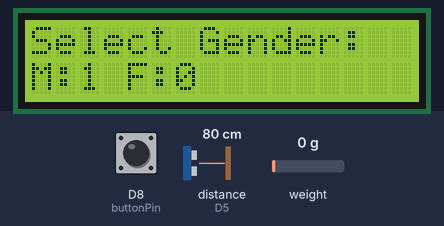
Simulated run of this sketch. Board: ESP8266 (NodeMCU). Shown: 16×2 character LCD. The test bench sets the inputs (shaded band); at power-on: D8 (buttonPin) HIGH, weight on the scale 0 g, distance to the obstacle (sensor on D5) 80 cm. The echo pulse lasts 58.3 µs per cm; WiFi joins after 1.5 s; servers stay silent unless stated; uploads are accepted with an empty reply; what the sketch prints to the serial monitor is not drawn.

Above: at 5.1 s.
5.2 s: D8 (buttonPin) pulled LOW for 3.2 s
At 6.6 s:
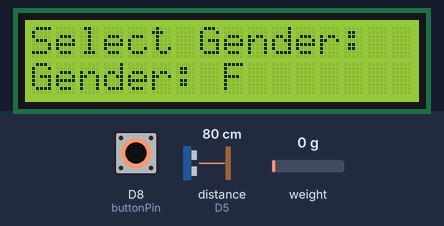
11.4 s: weight on the scale set to 1250 g
At 15.2 s:
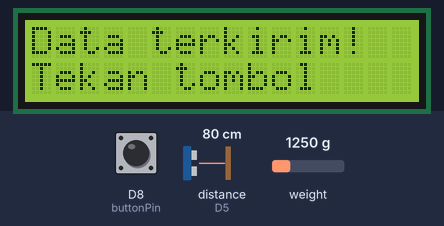
17.4 s: D8 (buttonPin) pulled LOW for 0.15 s
At 18.6 s:
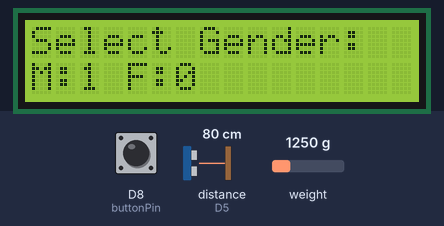
19.0 s: D8 (buttonPin) pulled LOW for 1 s
At 19.5 s:
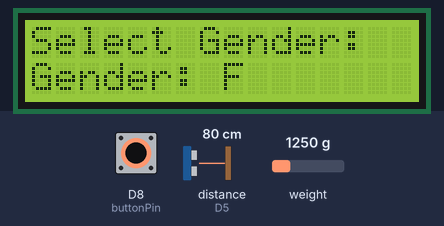
21.5 s: D8 (buttonPin) pulled LOW for 0.15 s
At 22.6 s:
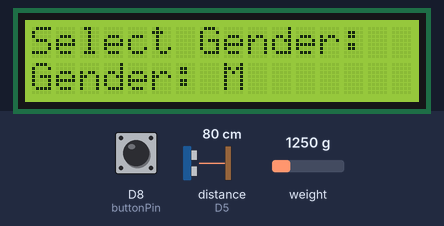
Timing chart, 0 to 24.1 s (numbered marks = the images above; inputs shaded):
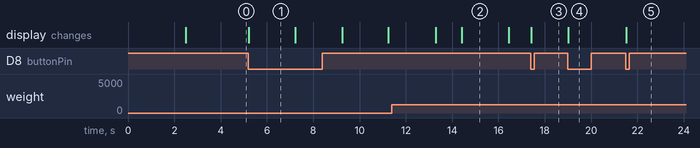

The sketch:

berat_badan_ideal.ino
```cpp
#include <HX711_ADC.h>
#include <Wire.h>
#include <LiquidCrystal_I2C.h>
#include <NewPing.h>
#include <ESP8266WiFi.h>
#include <ESP8266HTTPClient.h>
#include <WiFiClientSecure.h>

// Konfigurasi pin untuk HX711
const int HX711_dout = D7; // MCU > HX711 dout pin
const int HX711_sck = D6; // MCU > HX711 sck pin

// Konfigurasi pin untuk sensor ultrasonik
#define TRIGGER_PIN  D4
#define ECHO_PIN     D5
#define MAX_DISTANCE 200

// Konfigurasi pin untuk push button
const int buttonPin = D8; // Pin untuk push button
int gender = -1; // Variabel untuk menyimpan jenis kelamin (0 untuk perempuan, 1 untuk laki-laki)
bool buttonPressed = false; // Flag untuk menandai apakah tombol sudah ditekan
bool genderSelected = false; // Flag untuk menandai apakah gender sudah dipilih
bool measurementCompleted = false; // Flag untuk menandai apakah pengukuran selesai
unsigned long buttonPressTime = 0; // Waktu saat tombol terakhir kali ditekan
const unsigned long debounceDelay = 200; // Debounce delay
const unsigned long confirmDelay = 2000; // Delay untuk konfirmasi pemilihan gender

// WiFi configuration
const char* ssid = "wifi";
const char* password = "kucin123";

// Google Script Deployment URL
const char* serverName = "https://script.google.com/macros/s/AKfycbyskWKwaIc9q7xwFHFFgNbhlvMHrMtzzfgGD9Wrbx3on5j-Lq148tRmaHgAe3Jz9N0/exec";

// SHA-1 fingerprint of the server certificate
const char* fingerprint = "5E:16:23:DF:7D:42:8E:61:6E:AA:4A:CC:FB:08:1A:B9:8F:FA:E0:A2";

// Inisialisasi HX711 dan LCD
HX711_ADC Loadcell(HX711_dout, HX711_sck);
LiquidCrystal_I2C lcd(0x27, 16, 2); // Set the LCD I2C address (0x27) and LCD size (16x2)
NewPing sonar(TRIGGER_PIN, ECHO_PIN, MAX_DISTANCE);

WiFiClientSecure wifiClient;

float lastWeight = 0; // Variabel untuk menyimpan nilai berat terakhir
float lastDistance = 0; // Variabel untuk menyimpan nilai jarak terakhir
float threshold = 0.1; // Ambang batas perubahan berat yang signifikan (dalam kg)
const long interval = 100; // Interval waktu antara pengukuran (ms)
const int stableReadingsRequired = 5; // Jumlah pembacaan stabil yang dibutuhkan
int stableCount = 0; // Counter untuk jumlah pembacaan stabil
bool dataSent = false; // Flag untuk menandai apakah data sudah dikirim

unsigned long lastTime = 0;
bool initialReadingsDone = false;

void setup() {
  Serial.begin(9600);

  // Inisialisasi HX711
  Loadcell.begin(); // start connection to HX711
  Loadcell.start(2000); // load cell gets 2000ms of time to stabilize
  Loadcell.setCalFactor(22.3813); // calibration factor for load cell

  // Inisialisasi LCD
  lcd.init(); // initialize the LCD
  lcd.backlight(); // turn on the backlight
  lcd.setCursor(0, 0);
  lcd.print("Select Gender:");
  lcd.setCursor(0, 1);
  lcd.print("M:1 F:0");

  // Inisialisasi WiFi
  WiFi.begin(ssid, password);
  Serial.print("Connecting to WiFi");
  while (WiFi.status() != WL_CONNECTED) {
    delay(500);
    Serial.print(".");
  }
  Serial.println(" connected");

  // Set the fingerprint for the WiFiClientSecure
  wifiClient.setFingerprint(fingerprint);

  // Inisialisasi pin push button
  pinMode(buttonPin, INPUT_PULLUP); // Set pin push button sebagai input dengan pullup
}

void loop() {
  unsigned long currentTime = millis();

  // Membaca input push button untuk memilih gender
  if (!genderSelected) {
    handleGenderSelection(currentTime);
  } else if (!measurementCompleted) {
    handleMeasurement(currentTime);
  } else {
    displayDataSentMessage();
  }
}

void handleGenderSelection(unsigned long currentTime) {
  if (digitalRead(buttonPin) == LOW && !buttonPressed && (currentTime - buttonPressTime > debounceDelay)) {
    // Push button ditekan
    gender = (gender == 0) ? 1 : 0; // Toggle antara 0 (perempuan) dan 1 (laki-laki)
    buttonPressed = true;
    buttonPressTime = currentTime; // Simpan waktu saat tombol ditekan

    // Perbarui tampilan gender di LCD
    lcd.setCursor(0, 1);
    lcd.print("Gender: ");
    lcd.print(gender == 1 ? "M" : "F");
  } else if (digitalRead(buttonPin) == HIGH) {
    // Reset flag ketika tombol dilepas
    buttonPressed = false;
  }

  if (digitalRead(buttonPin) == LOW && (currentTime - buttonPressTime >= confirmDelay)) {
    // Konfirmasi pemilihan gender
    genderSelected = true;
    lcd.clear();
    lcd.setCursor(0, 0);
    lcd.print("Gender sudah dipilih");
    delay(2000);
    lcd.clear();
    lcd.setCursor(0, 0);
    lcd.print("Standby untuk");
    lcd.setCursor(0, 1);
    lcd.print("pengukuran");
    delay(2000);
    lcd.clear();
    delay(2000); // Delay tambahan sebelum pengukuran
  }
}

void handleMeasurement(unsigned long currentTime) {
  if (currentTime - lastTime >= interval) {
    lastTime = currentTime;

    // Membaca berat dari load cell
    Loadcell.update(); // retrieves data from the load cell
    float weightInKg = abs(Loadcell.getData() / 1000.0); // convert to kilograms and apply abs
    int roundedWeightInKg = round(weightInKg); // Membulatkan ke bilangan bulat

    // Membaca jarak dari sensor ultrasonik
    unsigned int uS = sonar.ping();
    float distance = uS / US_ROUNDTRIP_CM;

    // Menampilkan berat dan jarak di Serial Monitor
    Serial.print("weight(kg): "); // print to serial monitor
    Serial.println(roundedWeightInKg);
    Serial.print("Distance: ");
    Serial.print(distance);
    Serial.println(" cm");

    // Menampilkan berat dan jarak di LCD
    lcd.setCursor(0, 0); // set the cursor to the first row
    lcd.print("Weight: "); // print weight to the LCD
    lcd.print(roundedWeightInKg);
    lcd.print(" kg   "); // adding extra spaces to clear any remaining characters

    lcd.setCursor(0, 1); // set the cursor to the second row
    lcd.print("Distance: "); // print distance to the LCD
    lcd.print(distance);
    lcd.print(" cm   "); // adding extra spaces to clear any remaining characters

    // Logika untuk memeriksa stabilitas berat dan tinggi
    if (initialReadingsDone) {
      if (abs(roundedWeightInKg - lastWeight) < threshold && abs(distance - lastDistance) < threshold) {
        stableCount++;
        if (stableCount >= stableReadingsRequired && !dataSent) {
          // Berat dan tinggi stabil, kirim data ke Google Sheets
          if (roundedWeightInKg != 0) {
            sendData(roundedWeightInKg, distance);
          }
        }
      } else {
        stableCount = 0; // Reset stable count jika ada perubahan signifikan
      }
    } else {
      // Pastikan kita memiliki pembacaan awal yang stabil sebelum mulai memeriksa stabilitas
      stableCount++;
      if (stableCount >= stableReadingsRequired) {
        initialReadingsDone = true;
        stableCount = 0; // Reset stable count untuk memulai pemeriksaan stabilitas sesungguhnya
      }
    }

    // Perbarui nilai berat dan jarak terakhir
    lastWeight = roundedWeightInKg;
    lastDistance = distance;
  }
}

void sendData(float weight, float distance) {
  if (WiFi.status() == WL_CONNECTED) { // check WiFi connection status
    HTTPClient http;
    http.begin(wifiClient, serverName); // Gunakan WiFiClientSecure dengan URL

    // Mengirim data dalam format URL
    String httpRequestData = "weight=" + String(weight) + "&distance=" + String(distance) + "&gender=" + String(gender);
    http.addHeader("Content-Type", "application/x-www-form-urlencoded");

    int httpResponseCode = http.POST(httpRequestData);

    if (httpResponseCode > 0) {
      String response = http.getString();
      Serial.println(httpResponseCode);
      Serial.println(response);
    } else {
      Serial.print("Error on sending POST: ");
      Serial.println(httpResponseCode);
    }

    http.end();

    // Set flag data sudah dikirim
    dataSent = true;
    measurementCompleted = true;

    // Menampilkan pesan bahwa data terkirim
    lcd.clear();
    lcd.setCursor(0, 0);
    lcd.print("Data terkirim!");
    lcd.setCursor(0, 1);
    lcd.print("Tekan tombol");
    delay(2000); // Delay untuk menunjukkan pesan
    lcd.clear();
    lcd.setCursor(0, 0);
    lcd.print("untuk ulang");
    lcd.setCursor(0, 1);
    lcd.print("Select Gender");
  } else {
    Serial.println("Error in WiFi connection");
  }
}

void displayDataSentMessage() {
  if (digitalRead(buttonPin) == LOW && !buttonPressed && (millis() - buttonPressTime > debounceDelay)) {
    buttonPressed = true;
    buttonPressTime = millis();
    resetSystem(); // Reset sistem untuk kembali ke pemilihan gender
  } else if (digitalRead(buttonPin) == HIGH) {
    buttonPressed = false;
  }
}

void resetSystem() {
  // Reset semua variabel ke kondisi awal
  gender = -1;
  genderSelected = false;
  stableCount = 0;
  dataSent = false;
  measurementCompleted = false;
  lastWeight = 0;
  lastDistance = 0;
  initialReadingsDone = false; // Reset flag pembacaan awal

  // Reset tampilan LCD
  lcd.clear();
  lcd.setCursor(0, 0);
  lcd.print("Select Gender:");
  lcd.setCursor(0, 1);
  lcd.print("M:1 F:0");
}
```

Measured:
- after the input at 5.2 s, the display: changes at once (image 1)
- after the input at 11.4 s, the display: first changes after 1.9 s (image 2 shows a later state)
- after the input at 17.4 s, the display: changes at once (image 3)
- after the input at 19.0 s, the display: changes at once (image 4)
- after the input at 21.5 s, the display: changes at once (image 5)
- what the display in image 1 shows lasts 2.0 s, from 5.2 s to 7.2 s
